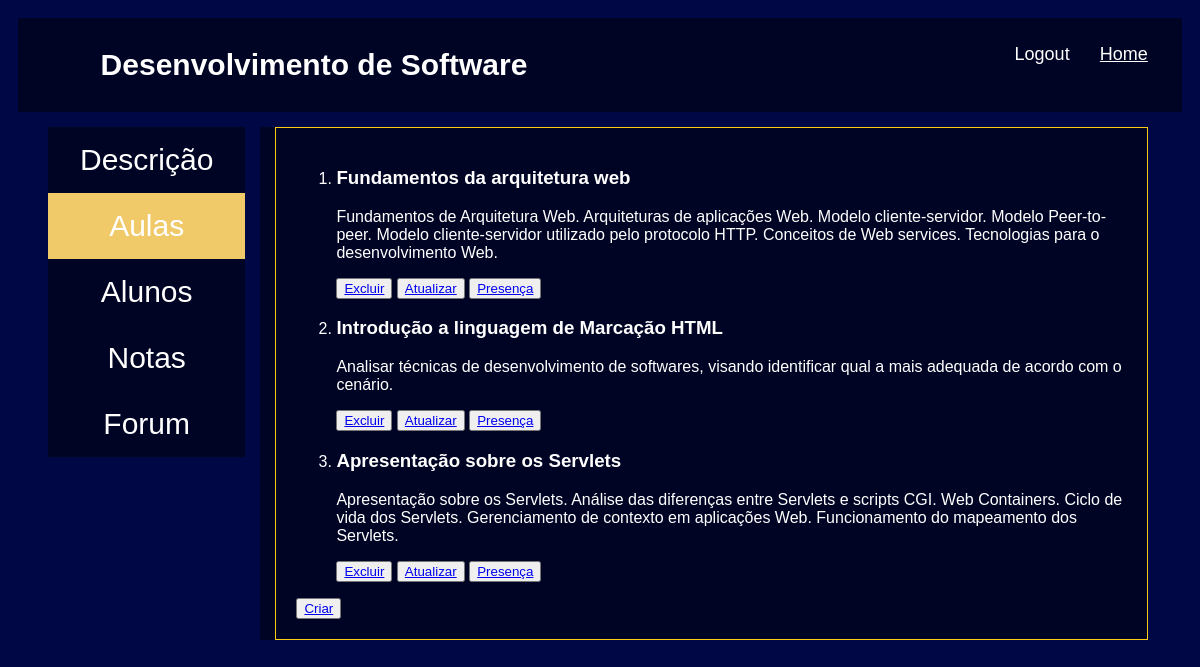
The page /turmas/1/aulas/ (signed in) on the database its author committed.
### turmas/models.py (models this page shows, shortened)
class Turma(models.Model):
    name = models.CharField(max_length=100)
    description = models.TextField()
    estudantes = models.ManyToManyField(Estudante)
    professor = models.ManyToManyField(Professor)
    coordenador = models.ManyToManyField(Coodenador)

class Aula(models.Model):
    title = models.CharField(max_length=100)
    description = models.TextField()
    turma = models.ForeignKey(Turma, on_delete=models.CASCADE)
    presenca = models.ManyToManyField(Estudante)

### turmas/views.py (the view)
# urls.py: path('<int:id>/aulas/', views.turmas_aulas, name="aulas"),
@login_required(login_url="/")
def turmas_aulas(request, id):
    turma = Turma.objects.get(id=id)
    return render(request, 'turmas/turma_aulas.html', {'turma': turma})

### turmas/templates/turmas/turma_aulas.html
{% extends 'base_layout_turmas.html' %}
{% block content %}
    <div class="menu">
        <ul>
          <li><a href="{% url 'turmas:detail' id=turma.id %}">Descrição</a></li>
          <li><a class="active" href="{% url 'turmas:aulas' id=turma.id %}">Aulas</a></li>
          <li><a href="{% url 'turmas:alunos' id=turma.id %}">Alunos</a></li>
          <li><a href="{% url 'turmas:notas' id=turma.id %}">Notas</a></li>
          <li><a href="{% url 'turmas:forum' id=turma.id %}">Forum</a></li>
        </ul>
    </div>
    <div class="teste">
        <form class="site-form" method="post">
        <ol>
        {% for aula in turma.aula_set.all %}
            <li>
                <h3>{{aula.title}}</h3>
                <p>{{aula.description}}</p>
                {% if user.profile.is_professor or user.profile.is_coordenador%}
                <button><a href="{{aula.id}}/delete">Excluir</a></button>
                <button><a href="{{aula.id}}/update">Atualizar</a></button>
                <button><a href="{{aula.id}}/presenca">Presença</a></button>
                {% endif %}
            </li>
        {% endfor %}
        </ol>
        <button><a href="{% url 'turmas:criar_aula' id=turma.id %}">Criar</a></button>
        </form>
    </div>
{% endblock %}

### templates/base_layout_turmas.html (shortened to what this page needs)
<!DOCTYPE html>
{% load static from staticfiles %}
<html lang="en">
<head>
    <link rel="stylesheet" href="{% static 'styles.css'%}">
</head>
<body>
    <div class="header">
        {% if turma %}
            <h1>{{turma.name}}</h1>
        {% else %}
            <h1>Turmas</h1>
        {% endif %}
        <nav>
            <ul>
                <li>
                    <form class="logout-link" action="{% url 'accounts:logout' %}" method="post">
                        <button type="submit">Logout</button>
                    </form>
                </li>
                <li>
                    <a href="{% url 'index' %}">Home</a>
                </li>
            </ul>
        </nav>
    </div>
    <div class="wrapper">
        {% block content %}
        {% endblock %}
    </div>
</body>
</html>

### static/styles.css (style rules this page uses)
body { font-family: Arial; padding: 10px; background-color: #000745; color: #fff; }
.header { padding: 10px; text-align: center; background-color: #000424; font-size: 15px; color: #fff; display: grid; grid-template-columns: 1fr 1fr; }
.menu { float: left; margin-top: 15px; margin-left: 15px; padding-left: 15px; }
.menu ul { list-style-type: none; margin: 0; padding: 0; width: 100%; height: 100%; background-color: #000424; }
.menu li a { display: block; color: #fff; padding: 16px 32px; text-decoration: none; font-size: 30px; text-align: center; }
.menu li a.active { background-color: #f0ca69; color: white; }
.teste { background: #000424; margin-top: 15px; margin-left: 15px; padding-left: 15px; width: 75%; height: 100%; float: left; }
.teste form { margin-top: 0px; margin-left: 0px; }
nav { justify-self: end; }
nav li { display: inline-block; padding-left: 20px; }
nav button { background: none; color: #fff; cursor: pointer; border: 0; font-size: 1.2em; }
nav a { background: none; color: #fff; font-size: 1.2em; }
.site-form { margin-top: 60px; border: 1px solid #fACC14; padding: 20px; }

### rows shown on the page
Turma: name "Desenvolvimento de Software"
Aula: title "Fundamentos da arquitetura web", description "Fundamentos de Arquitetura Web. Arquiteturas de aplicações Web. Modelo cliente-servidor. Modelo Peer-to-peer. Modelo cliente-servidor utilizado pelo protocolo HTTP. Conceitos de Web services. Tecnologias para o desenvolvimento Web."
Aula: title "Introdução a linguagem de Marcação HTML", description "Analisar técnicas de desenvolvimento de softwares, visando identificar qual a mais adequada de acordo com o cenário."
Aula: title "Apresentação sobre os Servlets", description "Apresentação sobre os Servlets. Análise das diferenças entre Servlets e scripts CGI. Web Containers. Ciclo de vida dos Servlets. Gerenciamento de contexto em aplicações Web. Funcionamento do mapeamento dos Servlets."
